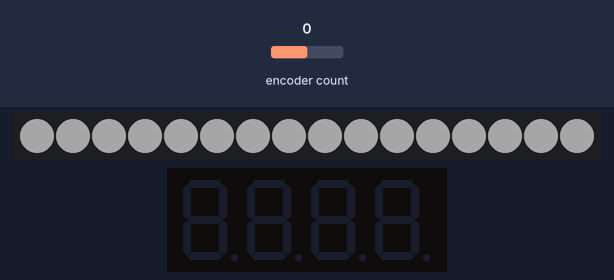
The sketch below on a simulated Arduino Uno, built with avr-gcc and run on an emulated ATmega328P. Parts: 16 RGB LEDs in strip order, left to right, 4-digit seven-segment display. The test bench sets the inputs (shaded band); at power-on: encoder count 0. Dim RGB values are drawn brighter than linear; the local clock reads 2024-03-15 10:24:30 at power-on unless the sketch sets it; what the sketch prints to the serial monitor is not drawn.

Above: at 1.2 s.

The sketch:

Step3.ino
```cpp
// (licence header left out)
//#include "TM1637.h"
#include <DS1307RTC.h>
#include <Time.h>
#include <TM1637Display.h>
#include <Adafruit_NeoPixel.h>
#include <Wire.h>

//#define ENCODER_DO_NOT_USE_INTERRUPTS
#include <Encoder.h>
// Library for using the Rotary Encoder
// Search for "encoder" in the Arduino Library manager and select the one
// by Paul Stoffregen
// https://github.com/PaulStoffregen/Encoder


//TM1637
#define CLK 2//pins definitions for TM1637 and can be changed to other ports
#define DIO 3
//TM1637 tm1637(CLK,DIO);
// Create TM1637 object
TM1637Display display(CLK,DIO);
// --------
// Neopixels
// --------
#define COLOUR_WHITE 0
#define COLOUR_RED 1
#define COLOUR_BLUE 2
#define COLOUR_GREEN 3
#define NUMPIXELS      16
#define DEFAULT_BRIGHTNESS 128
const int ledPin = 8;
Adafruit_NeoPixel pixels = Adafruit_NeoPixel(NUMPIXELS, ledPin, NEO_GRB + NEO_KHZ800);

// Segments for showing BEEP
const uint8_t SEG_BEEP[] = {
  SEG_A | SEG_B | SEG_C | SEG_D | SEG_E | SEG_F | SEG_G, // B
  SEG_A | SEG_D | SEG_E | SEG_F | SEG_G,                 // E
  SEG_A | SEG_D | SEG_E | SEG_F | SEG_G,                 // E
  SEG_A | SEG_B | SEG_E | SEG_F | SEG_G,                 // P
  };
const uint8_t zero[] = {0, 0, 0, 0};
const uint8_t one[] = {SEG_A | SEG_B | SEG_C | SEG_D | SEG_E | SEG_F, 0, 0, 0};
const uint8_t two[] = {SEG_A | SEG_B | SEG_C | SEG_D | SEG_E | SEG_F, SEG_A | SEG_B | SEG_C | SEG_D | SEG_E | SEG_F, 0, 0};
const uint8_t three[] = {SEG_A | SEG_B | SEG_C | SEG_D | SEG_E | SEG_F, SEG_A | SEG_B | SEG_C | SEG_D | SEG_E | SEG_F, SEG_A | SEG_B | SEG_C | SEG_D | SEG_E | SEG_F, 0};
const uint8_t four[] = {SEG_A | SEG_B | SEG_C | SEG_D | SEG_E | SEG_F, SEG_A | SEG_B | SEG_C | SEG_D | SEG_E | SEG_F, SEG_A | SEG_B | SEG_C | SEG_D | SEG_E | SEG_F, SEG_A | SEG_B | SEG_C | SEG_D | SEG_E | SEG_F};
// --------
// Rotary Encoder
// --------

//const int reButtonPin = 0; //D3
const int reDTPin = 12;
const int reCLKPin = 11;


// Create RTC time object
tmElements_t RTC_time;

// Create RTC timer objects to hold the timer
// prevTimes is used to determine whether the timer has changed
tmElements_t Timer, prevTimer;

Encoder myEnc(reDTPin, reCLKPin);
int rotation;
int RotPosition = 0;
int value;
int previous_value = 0;
int progress = 0;

void setup()
{

  display.setBrightness(0x0a);
  Serial.begin(115200);
  pixels.begin();
  turnOffAllPixels();

    // Sync to DS3231
  setSyncProvider(RTC.get);
  setSyncInterval(10);

  // Send time to serial
  RTC.read(RTC_time);
  OutputTimeToSerial();

    // Get current Position
  rotation = myEnc.read();

}

void setAllPixels(uint32_t targetColour) {
  for (int i = 0; i < NUMPIXELS; i++) {
    pixels.setPixelColor(i, targetColour);
  }

  pixels.show();
}

void turnOffAllPixels(){
  setAllPixels(pixels.Color(0, 0, 0));
}

void bar (uint8_t percent)
{

//showNumberDec(14, false, 2, 1); // Expect: _14_
//display.showNumberDec(4, true, 2, 2);  // Expect: __04
//  display.showNumberDec(1, false); // Expect: ___1
  if (percent == 100) {

    //display.showNumberDec(8888, true);
    display.setSegments(four);
  }
  else if ((percent >= 75)&&(percent < 100)) {

    //display.showNumberDec(888, false, 3, 0);
    display.setSegments(three);
  }
  else if ((percent >= 50)&&(percent < 75)) {

    //display.showNumberDec(88, false, 2, 0);
    display.setSegments(two);
  }
  else if ((percent >=25 )&&(percent < 50)) {

    //display.showNumberDec(8, false, 1, 0);
    display.setSegments(one);

  }
  else display.setSegments(zero);

}

void OutputTimeToSerial()
// Send time to Serial-output
{
  Serial.print("Clock: ");
  Serial.print(RTC_time.Hour);
  Serial.print(":");
  Serial.print(RTC_time.Minute);
  Serial.print(":");
  Serial.println(RTC_time.Second);
}


void loop()
{

  unsigned char i = 0;
  unsigned char count = 0;
//  delay(150);
  pixels.clear(); // Set all pixel colors to 'off'
display.clear();
  //light white pixels set
  setAllPixels(pixels.Color(40, 40, 40));
  pixels.show();   // Send the updated pixel colors to the hardware.

  while(1)
  {

    bar(progress);
//    Serial.print("Time is ");
 //   Serial.println(i);
//    Serial.print("Position is ");
//    Serial.println(myEnc.read());
    value = myEnc.read();
     if (value != rotation){ // we use the DT pin to find out which way we turning.

    if (value > rotation) progress++;
    else progress--;

        if (progress > 100) {
          progress = 100;
        } else if (progress <0) {
          progress = 0;
        };

      Serial.print("Progress is ");
      Serial.println(progress);
      };

    rotation = value;

    i ++;
 //   delay(500);

//    RTC.read(RTC_time);
//    OutputTimeToSerial();


  }
}
```
